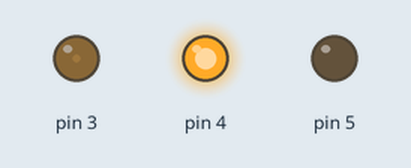
A sketch run on a simulated Arduino Uno, built with avr-gcc and run on an emulated ATmega328P. Parts: output pins drawn as LEDs (lit = HIGH).

Above: at 0.15 s.
At 10.97 s:
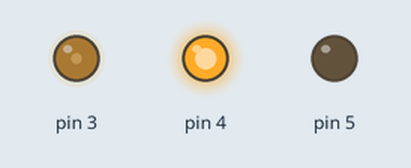
At 18.48 s:
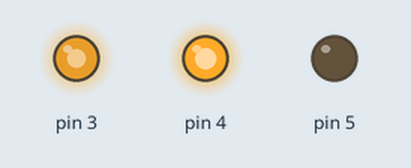
At 39.82 s:
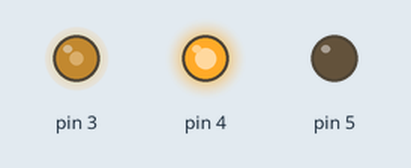
Timing chart, 0 to 40.0 s (numbered marks = the images above):
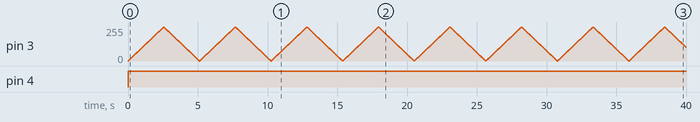

Measured:
- by itself, pin 4: LOW → HIGH at 0.00 s

The sketch:

motor_analogwrite.ino
```cpp
void setup() {
  // put your setup code here, to run once:
  pinMode(3,OUTPUT);
  pinMode(4,OUTPUT);
  pinMode(5,OUTPUT);
}

void loop() {
  // put your main code here, to run repeatedly:
    int i;
   for (i = 0; i < 256; i++)
  {
    digitalWrite(4,HIGH);
    analogWrite(3, i);
    digitalWrite(5,LOW);
    delay(10);
    if (i == 255)
      break;
  }
 for (i = 255; i > -1; i--)
  {
    digitalWrite(4,HIGH);
    analogWrite(3, i);
    digitalWrite(5,LOW);
    delay(10);
    if (i == 0)
      break;
  }

}
```
